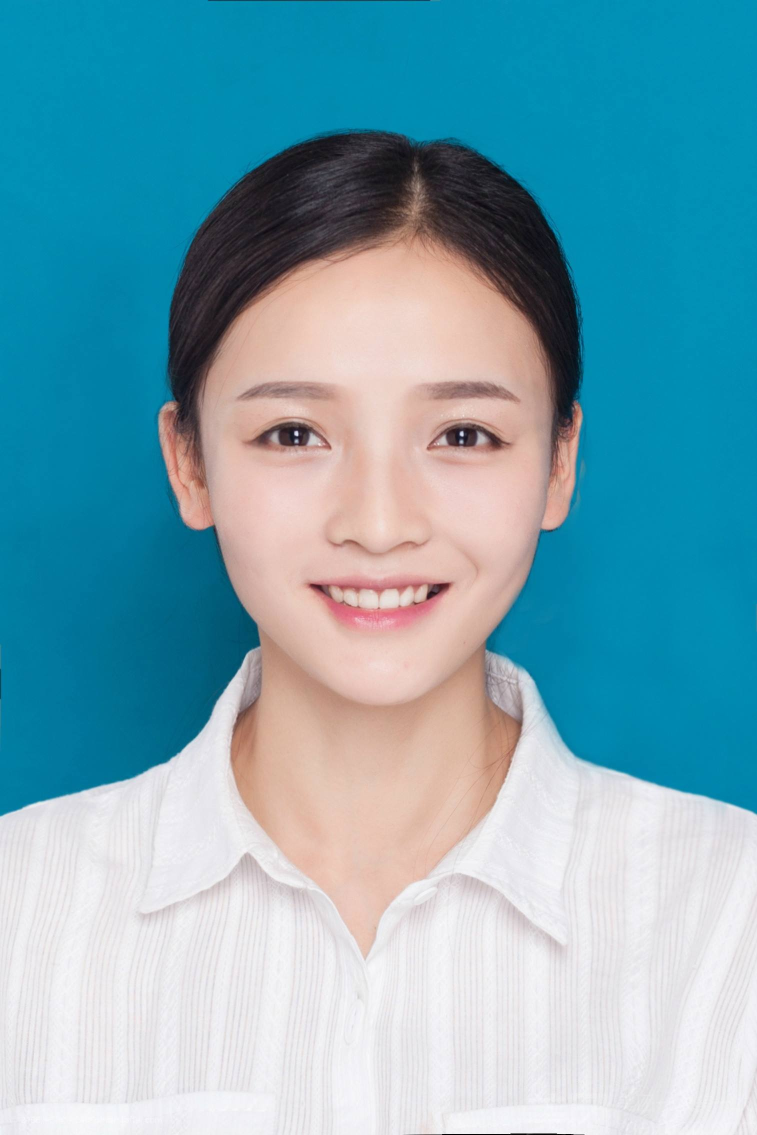
#> input picture imgs/zjz2.jpeg, 1514 x 2270 px, found by its file name (shown at 1/2 size)
$ python identificationmarsk.py
#> lines starting #> are read from the running program, lines starting #| are printed output that depends on the picture; after the words box and inside, x2 and y2 are one past the last pixel; in counts of white or black regions, pixels touching at a corner belong together
### prediction/util.py
import math

def hsv2rgb(h, s, v):
    h = float(h)
    s = float(s)
    v = float(v)
    h60 = h / 60.0
    h60f = math.floor(h60)
    hi = int(h60f) % 6
    f = h60 - h60f
    p = v * (1 - s)
    q = v * (1 - f * s)
    t = v * (1 - (1 - f) * s)
    r, g, b = 0, 0, 0
    if hi == 0: r, g, b = v, t, p
    elif hi == 1: r, g, b = q, v, p
    elif hi == 2: r, g, b = p, v, t
    elif hi == 3: r, g, b = p, q, v
    elif hi == 4: r, g, b = t, p, v
    elif hi == 5: r, g, b = v, p, q
    r, g, b = int(r * 255), int(g * 255), int(b * 255)
    return r, g, b

# [19 lines left out: function rgb2hsv, not called in this run]

### prediction/identificationmarsk.py
import cv2
import  numpy as np
import os

from util import hsv2rgb,rgb2hsv


imgpath=os.getcwd()+'/imgs'

img=cv2.imread(imgpath+'/zjz2.jpeg')
#> img is the input picture: shape (2270, 1514, 3); mean B, G, R 181.1, 166.4, 118
img2=np.copy(img)
print(img)
#> (printed output is left out)
# '''
#缩放
rows,cols,channels=img.shape
#> rows = 2270; cols = 1514; channels = 3
img=cv2.resize(img,None,fx=0.5,fy=0.5)
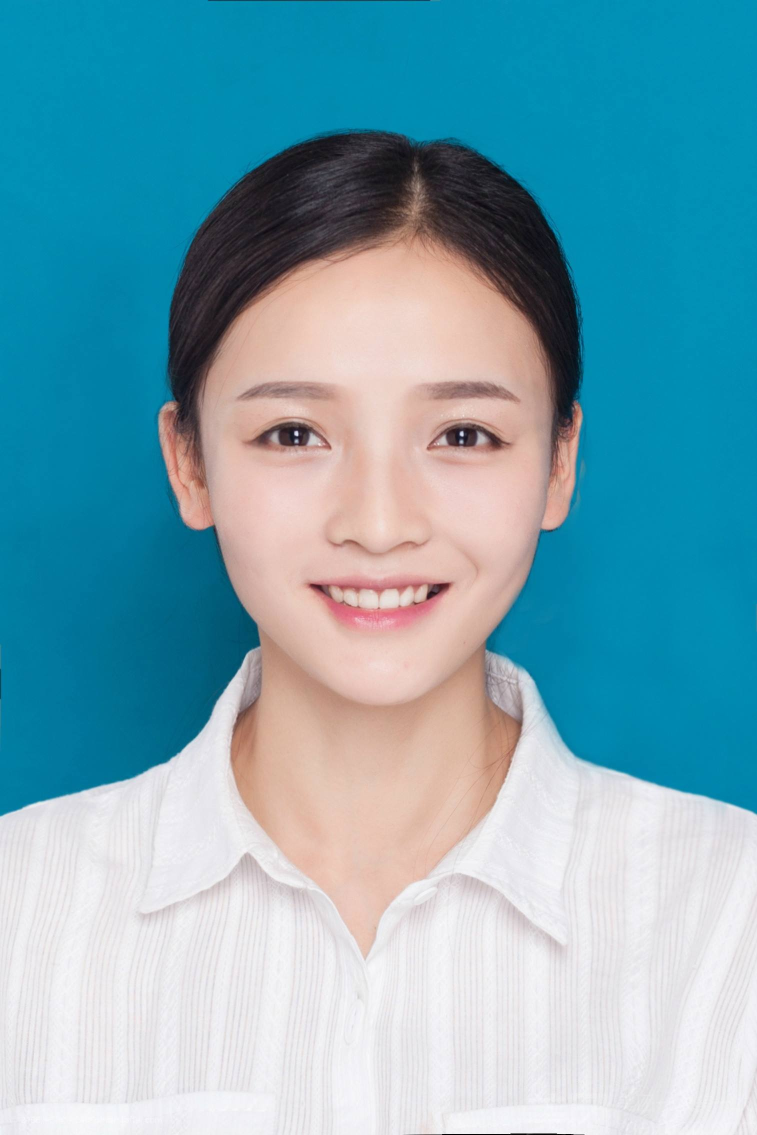
#> img: shape (1135, 757, 3); mean B, G, R 181.2, 166.5, 118.1
rows,cols,channels=img.shape
#> rows = 1135; cols = 757
# cv2.imshow('img',img)

#转换hsv
hsv=cv2.cvtColor(img,cv2.COLOR_BGR2HSV)
#> hsv: shape (1135, 757, 3); mean H, S, V 89.2, 127, 192.5
lower_blue=np.array([78,43,46])
upper_blue=np.array([110,255,255])
mask=cv2.inRange(hsv,lower_blue,upper_blue)
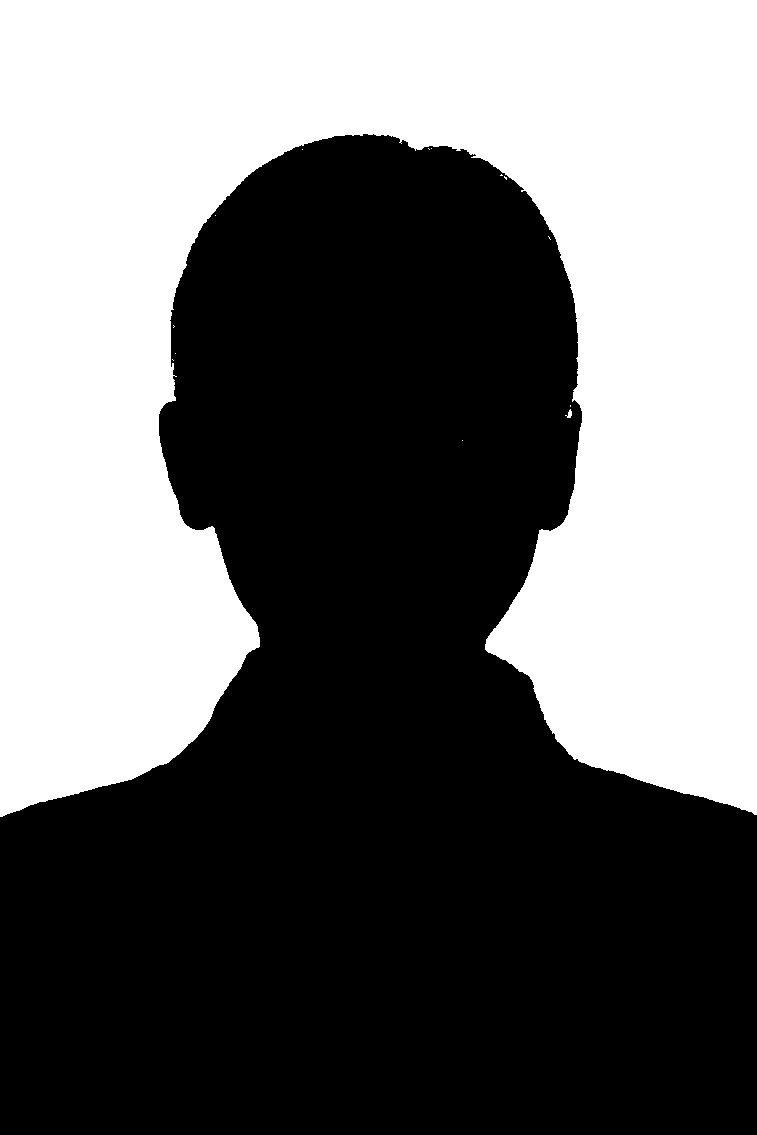
#> mask: shape (1135, 757); 43.4% white; 14 white regions (12 under 20 px), largest, box (x1, y1, x2, y2) and area: (0, 0, 757, 817) 373241, (565, 409, 572, 418) 32
cv2.imshow('Mask',mask)

rgb1=hsv2rgb(78,43,46)
rgb2=hsv2rgb(110,255,255)
print(rgb1)
print(rgb2)


#腐蚀-》膨胀，进行开运算，去除小区域黑洞
kernel = np.ones((5, 5), np.uint8)
erode=cv2.erode(mask,kernel)
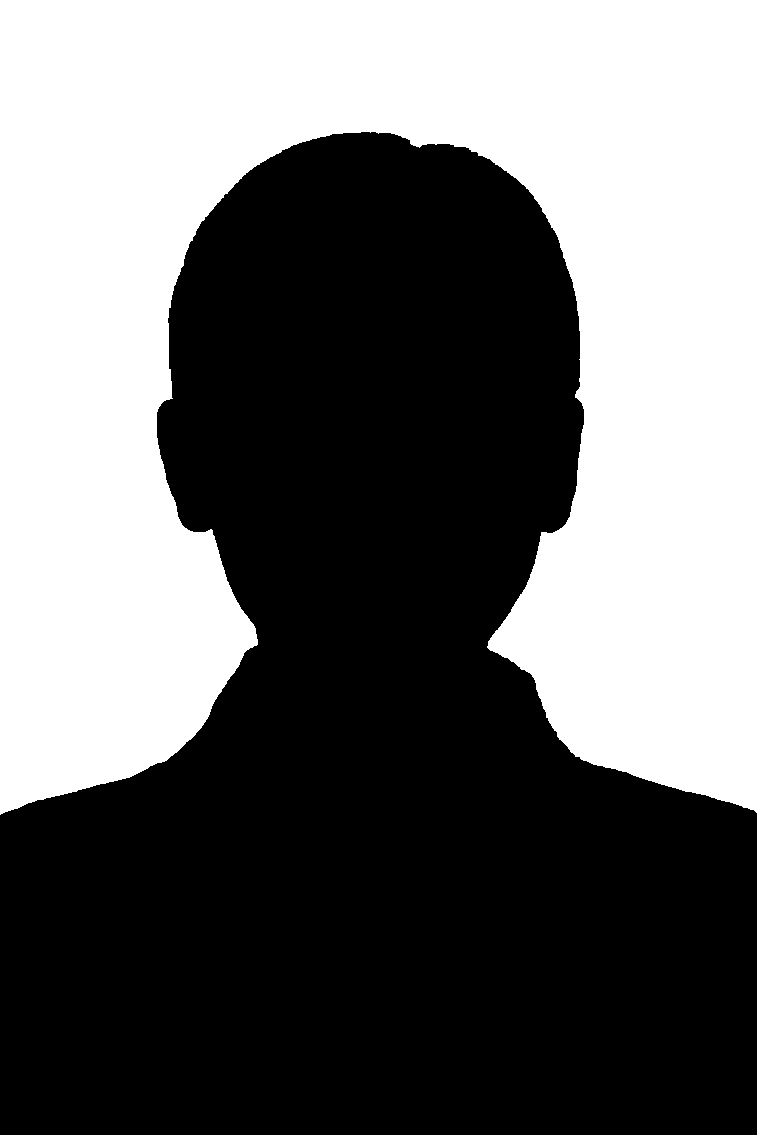
#> erode: shape (1135, 757); 42.8% white; 1 white region, box (x1, y1, x2, y2) and area: (0, 0, 757, 815) 368010
cv2.imshow('erode',erode)

dilate=cv2.dilate(erode,kernel)
#> dilate: shape (1135, 757); 43.4% white; 1 white region, box (x1, y1, x2, y2) and area: (0, 0, 757, 817) 373136
cv2.imshow('dilate',dilate)


#遍历替换
for i in range(rows):
    for j in range(cols):
        if dilate[i,j]==255:
            img[i,j]=(48,37,100)#此处替换颜色为bgr通道
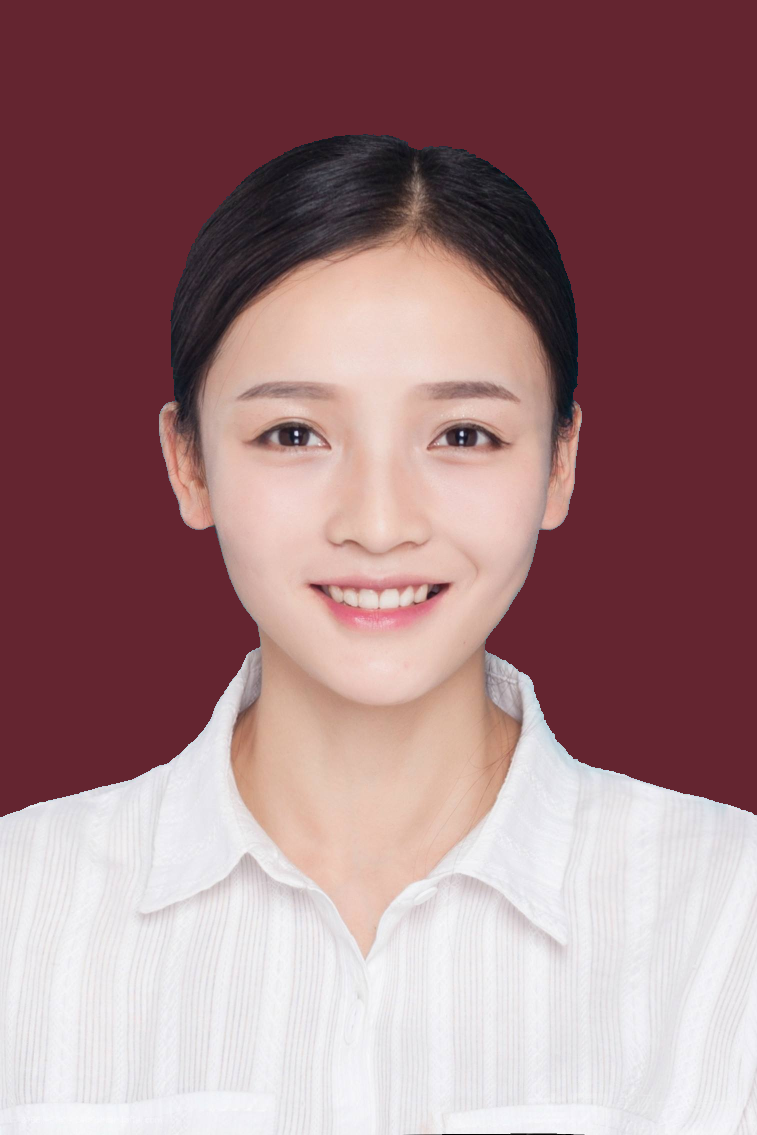
#> img: shape (1135, 757, 3); mean B, G, R 127.6, 124.4, 160.7

cv2.imshow('res',img)
#高斯作模糊处理，边缘过于锐化不好看
gauimg=cv2.GaussianBlur(img, ksize=(15, 15), sigmaX=0, sigmaY=0)

cv2.imshow('gau',gauimg)

#将模糊后的图和原图叠加
#alpha，beta，gamma可调
alpha = 0.6
beta = 1-alpha
gamma = 0
img_add = cv2.addWeighted(img, alpha, gauimg, beta, gamma)
cv2.imshow('imgadd',img_add)

cv2.waitKey(0)
cv2.destroyAllWindows()

$ run again, with imgs/shuye.jpeg copied over imgs/zjz2.jpeg
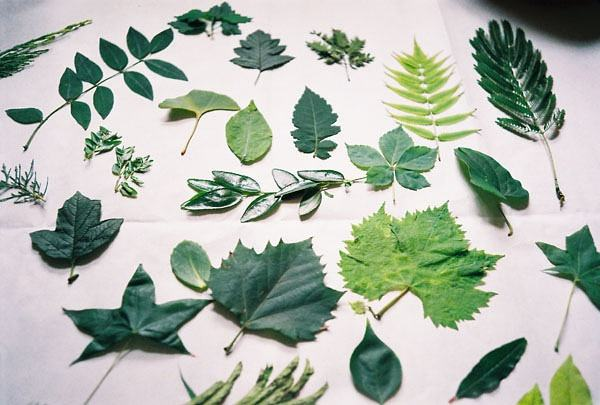
#> input picture imgs/shuye.jpeg, 600 x 405 px, found by its file name
#> img is the input picture: shape (405, 600, 3); mean B, G, R 170.1, 181.1, 172.9
#> (printed output is left out)
#> hsv: shape (202, 300, 3); mean H, S, V 92.9, 45, 185.9
#> `mask=cv2.inRange(hsv,lower_blue,upper_blue)`:
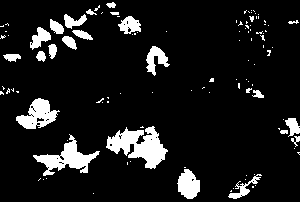
#> mask: shape (202, 300); 10.2% white; 109 white regions (84 under 20 px), largest, box (x1, y1, x2, y2) and area: (106, 126, 168, 169) 1362, (33, 134, 100, 176) 966, (16, 98, 60, 129) 714
#> erode: shape (202, 300); 3.3% white; 29 white regions (14 under 20 px), largest, box (x1, y1, x2, y2) and area: (133, 137, 164, 166) 417, (64, 144, 90, 166) 288, (180, 172, 198, 197) 267
#> dilate: shape (202, 300); 7.7% white; 21 white regions, largest, box (x1, y1, x2, y2) and area: (107, 130, 166, 168) 1151, (17, 99, 56, 129) 569, (62, 142, 94, 168) 509
#> `img_add = cv2.addWeighted(img, alpha, gauimg, beta, gamma)`:
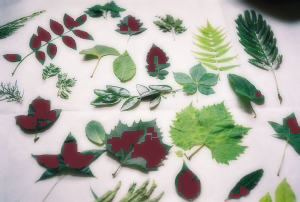
#> img_add: shape (202, 300, 3); mean B, G, R 167.5, 176.8, 176.5
